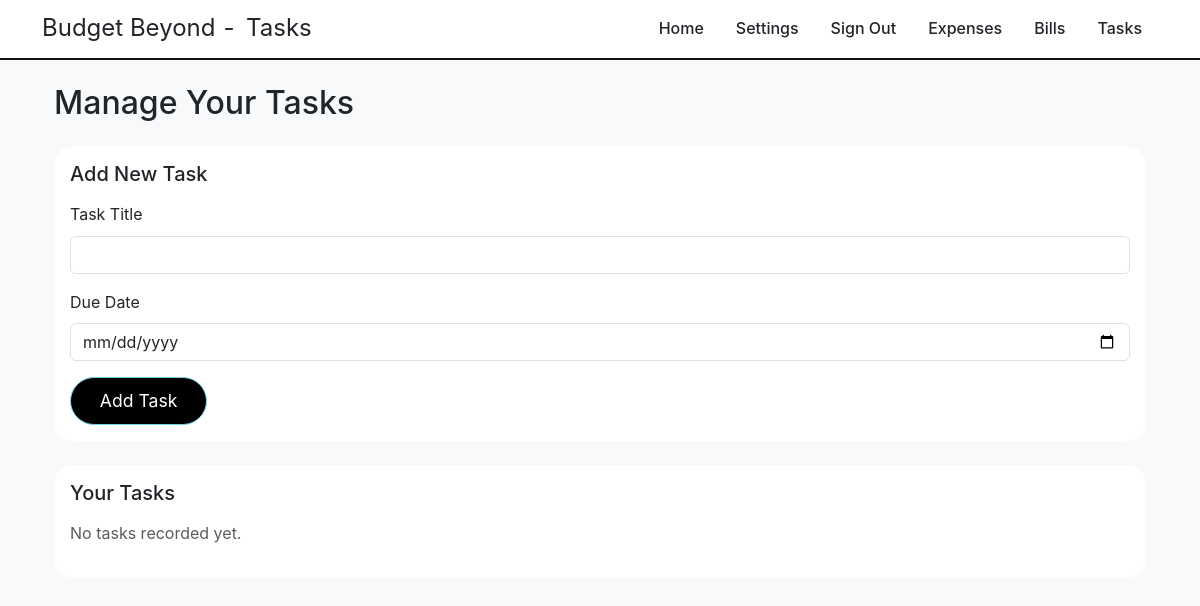
/tasks (signed in), run on an earlier commit of the app's database.
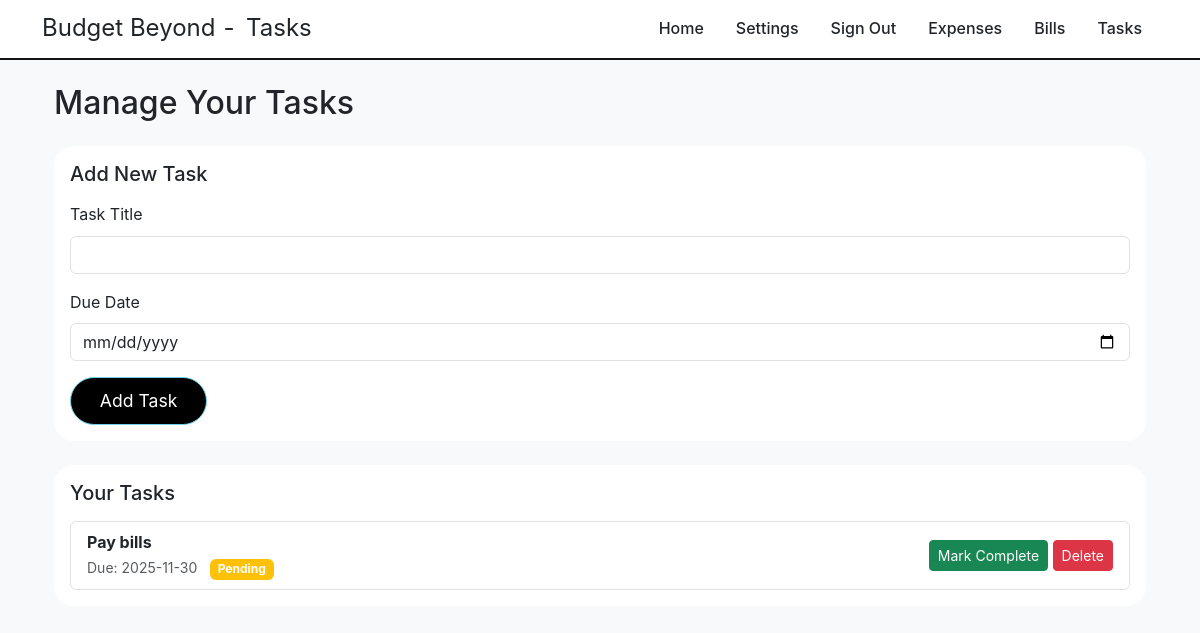
And on a later commit of the database.
### app/models.py (models this page shows, shortened)
class Task(db.Model):
    id = db.Column(db.Integer, primary_key=True)
    user_id = db.Column(db.Integer, db.ForeignKey('user.id'), nullable=False)
    title = db.Column(db.String(200), nullable=False)
    due_date = db.Column(db.Date, nullable=True)
    completed = db.Column(db.Boolean, default=False, nullable=False)

### app/routes.py (the view, shortened to what this page needs)
@bp.route('/tasks', methods=['GET', 'POST'])
@login_required
@email_verification_required
def tasks():
    user = User.query.get(session['user_id'])
    form = TaskForm()
    tasks = Task.query.filter_by(user_id=user.id).all()
    return render_template('tasks.html', user=user, form=form, tasks=tasks)

### app/forms.py
class TaskForm(FlaskForm):
    title = StringField('Task Title', validators=[
        DataRequired(),
        Length(max=200)
    ])
    due_date = DateField('Due Date', validators=[DataRequired()])
    submit = SubmitField('Add Task')

### app/auth.py (called while the page is built)
def login_required(f):
    @wraps(f)
    def decorated_function(*args, **kwargs):
        if 'user_id' not in session:
            return redirect(url_for('main.signin'))
        return f(*args, **kwargs)
    return decorated_function

def email_verification_required(f):
    @wraps(f)
    def decorated_function(*args, **kwargs):
        if 'user_id' not in session:
            return redirect(url_for('main.signin'))
        from app.models import User
        user = User.query.get(session['user_id'])
        if user and not user.email_verified:
            flash('Please verify your email address before accessing this page.', 'warning')
            return redirect(url_for('main.verify_email_notice'))
        return f(*args, **kwargs)
    return decorated_function

### app/templates/tasks.html (shortened to what this page needs)
{% extends "layout.html" %}
{% block navbar_dynamic %}<span class="navbar-brand-separator"> - </span><span class="navbar-brand-dynamic" id="navbarDynamicText">Tasks</span>{% endblock %}
{% block content %}
<div class="container mt-4">
    <h2 class="mb-4">Manage Your Tasks</h2>
    <div class="card mb-4">
        <div class="card-body">
            <h5 class="card-title">Add New Task</h5>
            <form method="POST" action="{{ url_for('main.tasks') }}">
                <div class="mb-3">
                    {{ form.title.label(class="form-label") }}
                    {{ form.title(class="form-control") }}
                </div>
                <div class="mb-3">
                    {{ form.due_date.label(class="form-label") }}
                    {{ form.due_date(class="form-control") }}
                </div>
                <button type="submit" class="btn btn-primary">Add Task</button>
            </form>
        </div>
    </div>
    <div class="card">
        <div class="card-body">
            <h5 class="card-title">Your Tasks</h5>
            {% if tasks %}
                <ul class="list-group">
                    {% for task in tasks %}
                        <li class="list-group-item d-flex justify-content-between align-items-center">
                            <div>
                                <strong>{{ task.title }}</strong><br>
                                {% if task.due_date %}
                                    <small class="text-muted">Due: {{ task.due_date.strftime('%Y-%m-%d') }}</small>
                                {% endif %}
                                {% if task.completed %}
                                    <span class="badge bg-success ms-2">Completed</span>
                                {% else %}
                                    <span class="badge bg-warning ms-2">Pending</span>
                                {% endif %}
                            </div>
                            <div>
                                {% if not task.completed %}
                                    <a href="{{ url_for('main.complete_task', task_id=task.id) }}" class="btn btn-sm btn-success">Mark Complete</a>
                                {% endif %}
                                <a href="{{ url_for('main.delete_task', task_id=task.id) }}" class="btn btn-sm btn-danger">Delete</a>
                            </div>
                        </li>
                    {% endfor %}
                </ul>
            {% else %}
                <p class="text-muted">No tasks recorded yet.</p>
            {% endif %}
        </div>
    </div>
</div>
{% endblock %}

### app/templates/layout.html (shortened to what this page needs)
<!DOCTYPE html>
<html lang="en">
<head>
    <link href="https://cdn.jsdelivr.net/npm/bootstrap@5.3.2/dist/css/bootstrap.min.css" rel="stylesheet">
    <link rel="stylesheet" href="{{ url_for('static', filename='css/styles.css') }}">
</head>
<body data-bs-theme="light">
    <nav class="navbar navbar-expand-lg navbar-dark">
        <div class="container">
            <a class="navbar-brand" href="{{ url_for('main.home') if session.get('user_id') else url_for('main.signin') }}">
                Budget Beyond{% block navbar_dynamic %}{% endblock %}
            </a>
            {% if session.get('user_id') %}
                <div class="collapse navbar-collapse" id="navbarNav">
                    <ul class="navbar-nav ms-auto">
                        <li class="nav-item">
                            <a class="nav-link" href="{{ url_for('main.home') }}">Home</a>
                        </li>
                        <li class="nav-item">
                            <a class="nav-link" href="{{ url_for('main.settings') }}">Settings</a>
                        </li>
                        <li class="nav-item">
                            <a class="nav-link" href="{{ url_for('main.logout') }}">Sign Out</a>
                        </li>
                        <li class="nav-item">
                            <a class="nav-link" href="{{ url_for('main.expenses') }}">Expenses</a>
                        </li>
                        <li class="nav-item">
                            <a class="nav-link" href="{{ url_for('main.bills') }}">Bills</a>
                        </li>
                        <li class="nav-item">
                            <a class="nav-link" href="{{ url_for('main.tasks') }}">Tasks</a>
                        </li>
                    </ul>
                </div>
            {% endif %}
        </div>
    </nav>
    <div class="container mt-4 page-content">
        {% block content %}{% endblock %}
    </div>
</body>
</html>

### app/static/css/styles.css (style rules this page uses)
body { margin: 0; padding: 0; font-family: 'Inter', sans-serif; line-height: 1.6; background-color: #f8f9fa !important; color: #212529 !important; transition: background-color 0.3s ease, color 0.3s ease; }
.navbar { background-color: #ffffff; transition: background-color 0.3s ease; border-bottom: #121212 2.5px solid; }
.navbar-brand { font-size: 1.5rem; color: #212529; position: relative; overflow: hidden; transition: all 0.3s ease; }
.navbar-brand { font-size: 1.5rem; color: #212529; position: relative; transition: all 0.3s ease; display: flex; align-items: center; line-height: 1.2; }
.navbar-brand-separator { color: #212529; margin: 0 8px; display: inline-block; }
.navbar-brand-dynamic { display: inline-block; overflow: hidden; white-space: nowrap; transition: all 0.6s cubic-bezier(0.4, 0, 0.2, 1); animation: slideInFromBelow 1s ease-out forwards; will-change: transform, opacity; vertical-align: baseline; line-height: inherit; margin-left: 4px; opacity: 0; transform: translateY(20px); }
.page-content { animation: fadeInUp 0.6s ease-out; transition: opacity 0.4s ease, transform 0.4s ease; }
.navbar-nav .nav-link { margin: 0 0.5rem; font-weight: 500; color: #212529; }
.btn-primary { background-color: rgb(0, 0, 0) !important; border-color: #70d2e8 !important; border-radius: 50px; padding: 0.6rem 1.8rem; font-size: 1.1rem; transition: all 0.3s ease; }
.card { border: none; border-radius: 20px; transition: transform 0.3s ease, box-shadow 0.3s ease; }
.card h5 { font-size: 1.25rem; margin-bottom: 1rem; }

### app/templates/layout.html (style rules this page uses)
body[data-bs-theme="light"] { background-color: #f8f9fa !important; color: #212529 !important; }

What changed in the data, as far as the page shows it:
added Task: title "Pay bills", due_date "2025-11-30", completed "Pending"
Also different on the page:
text no longer shown: "No tasks recorded yet."
